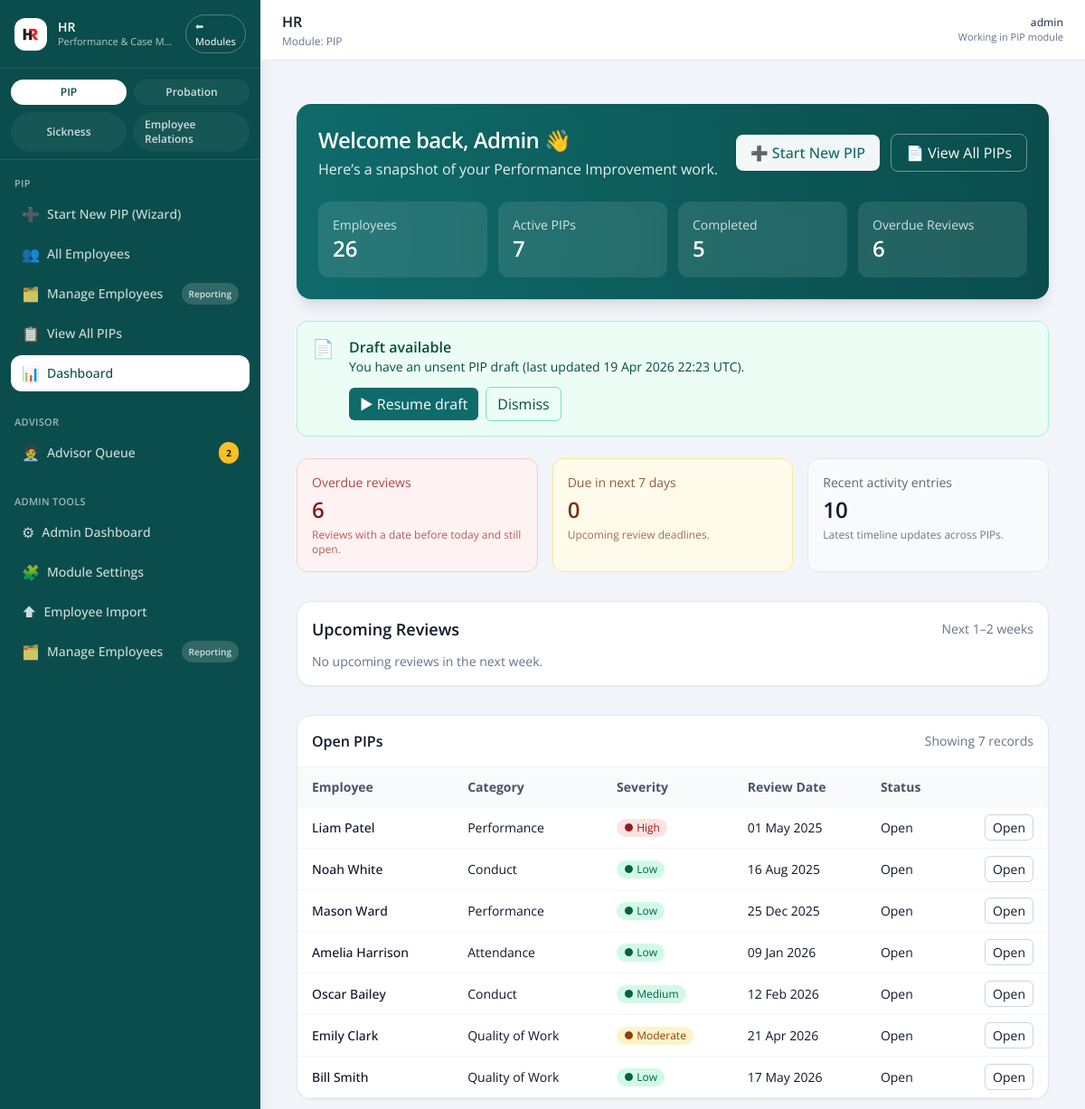
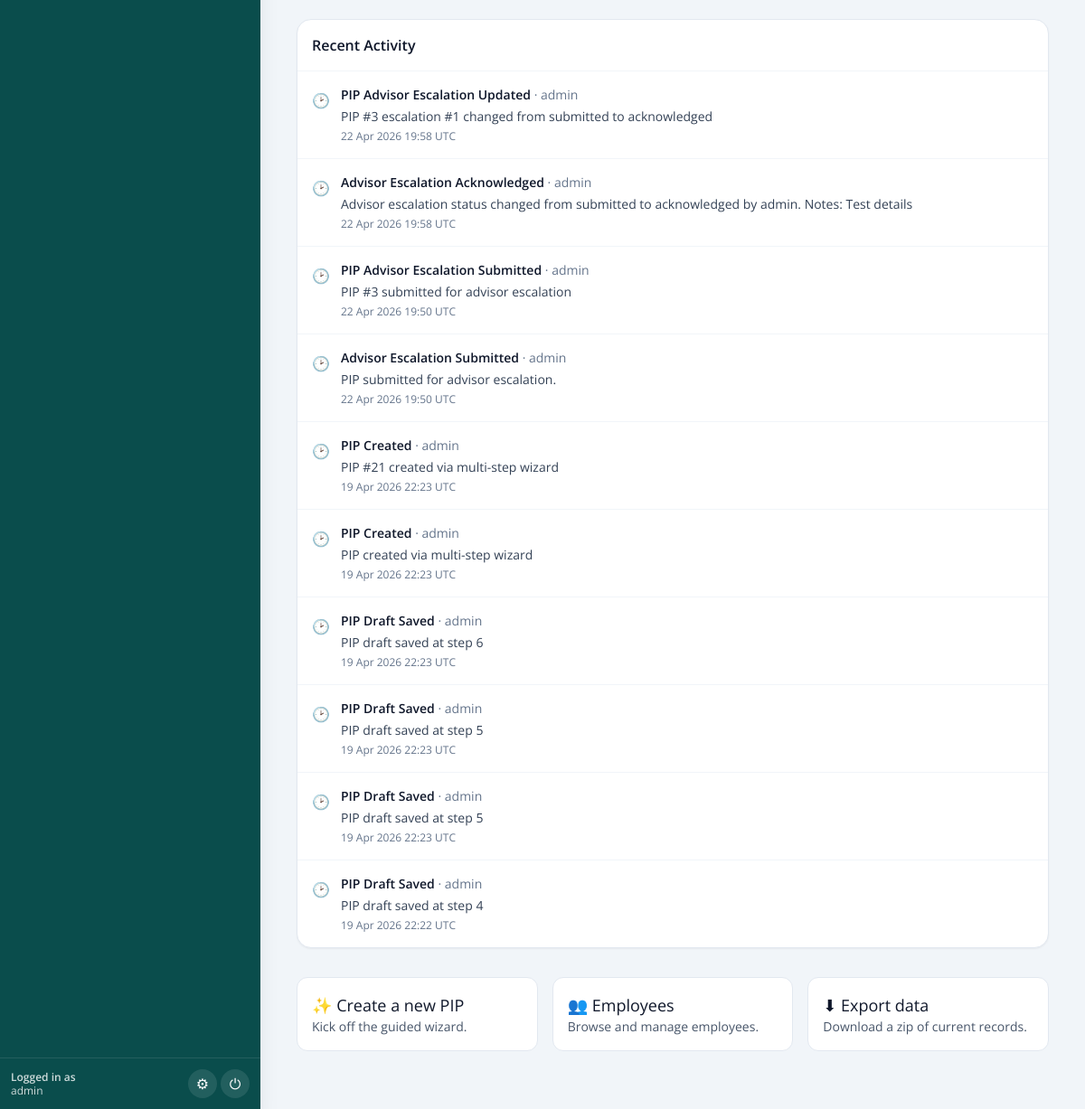
Page /dashboard (signed in) on the earlier database version (2 pictures, top to bottom).
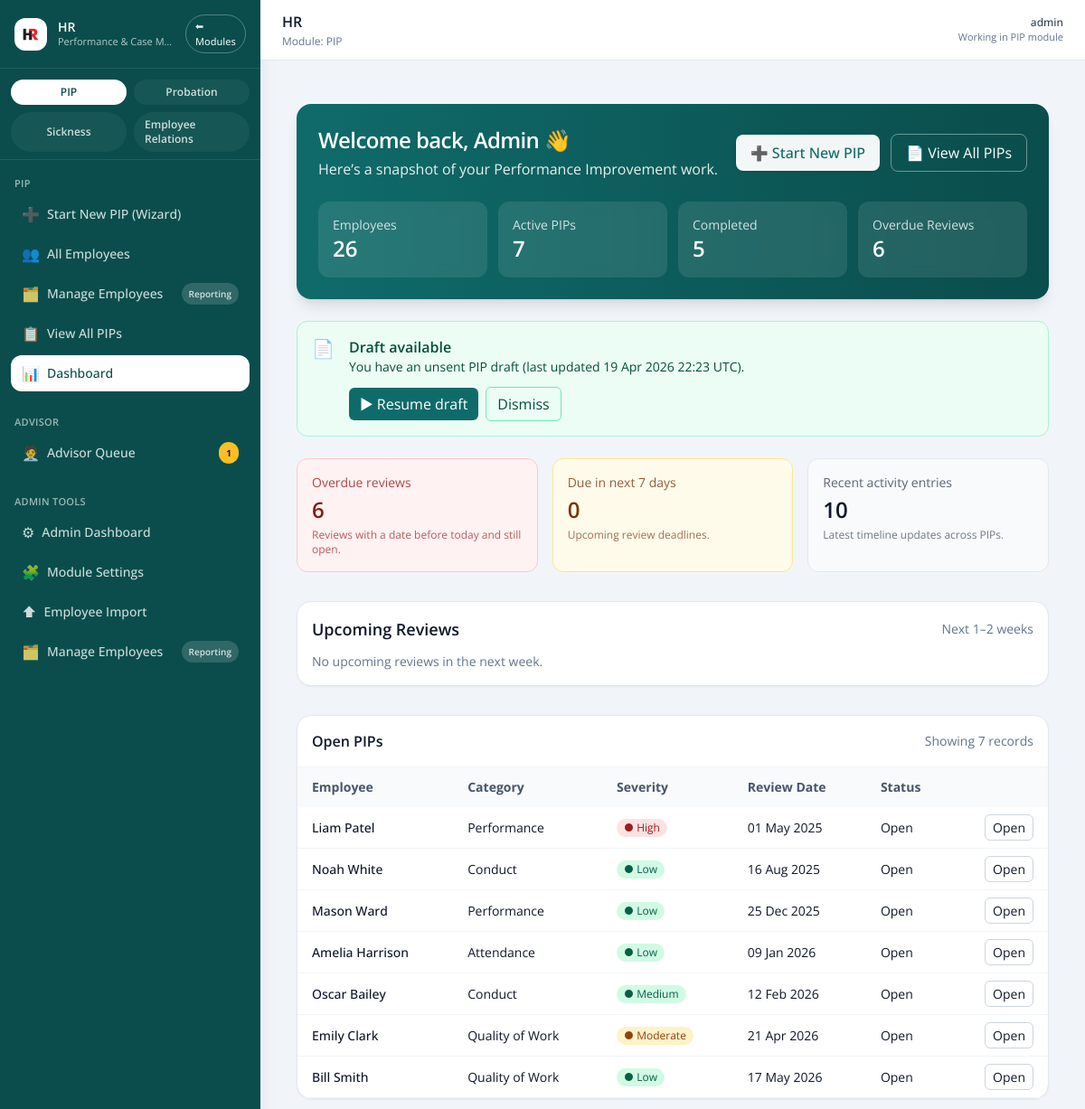
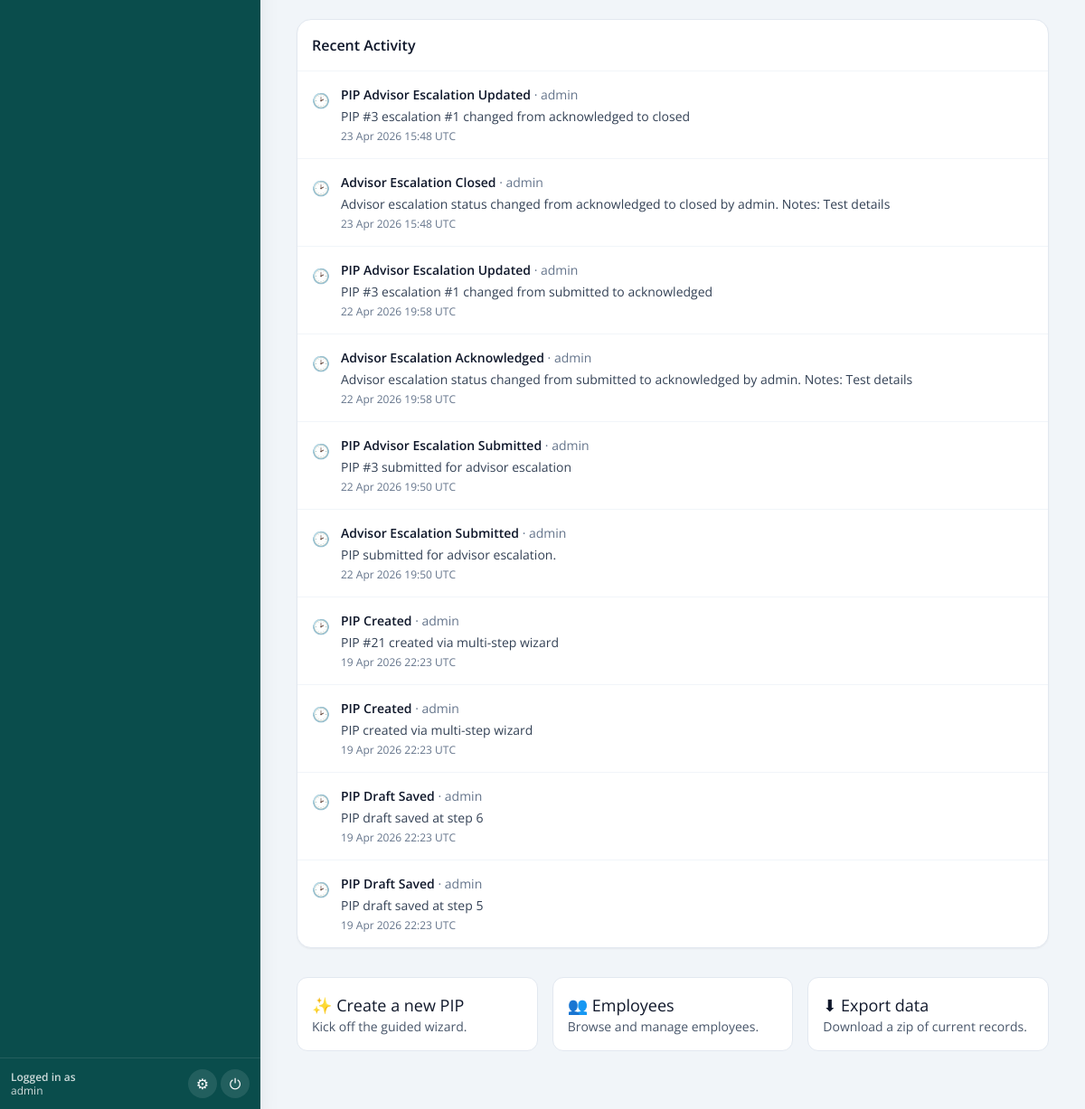
Same page on the later database version (2 pictures, top to bottom).
### pip_app/models.py (models this page shows, shortened)
class PIPRecord(db.Model):
    __tablename__ = "pip_record"
    id = db.Column(db.Integer, primary_key=True)
    employee_id = db.Column(db.Integer, db.ForeignKey("employee.id"), nullable=False)
    assigned_to = db.Column(
        db.Integer, db.ForeignKey("user.id"), nullable=True
    )
    concerns = db.Column(db.Text, nullable=False)
    start_date = db.Column(db.Date, nullable=False)
    review_date = db.Column(db.Date, nullable=False)
    meeting_notes = db.Column(db.Text)
    status = db.Column(db.String(20), default="Open")
    created_by = db.Column(db.String(100))
    created_at = db.Column(db.DateTime, default=datetime.utcnow)
    last_updated = db.Column(
        db.DateTime, default=datetime.utcnow, onupdate=datetime.utcnow
    )
    ai_advice = db.Column(db.Text)
    ai_advice_generated_at = db.Column(db.DateTime)
    capability_meeting_date = db.Column(db.DateTime, nullable=True)
    capability_meeting_time = db.Column(db.String, nullable=True)
    capability_meeting_venue = db.Column(db.String, nullable=True)
    concern_category = db.Column(db.String(100))
    severity = db.Column(db.String(50))
    frequency = db.Column(db.String(50))
    tags = db.Column(db.Text)
    ai_summary = db.Column(db.Text, nullable=True)
    ai_action_suggestions = db.Column(JSON, nullable=True)
    ai_next_up = db.Column(JSON, nullable=True)
    ai_actions_accepted = db.Column(JSON, nullable=True)
    outcome_status = db.Column(db.String(50), nullable=True)
    outcome_notes = db.Column(db.Text, nullable=True)
    employee = db.relationship("Employee", back_populates="pips")
    assignee = db.relationship("User", backref="assigned_pips")
    action_items = db.relationship(
        "PIPActionItem",
        back_populates="pip_record",
        cascade="all, delete-orphan",
        lazy=True,
    )
    timeline_events = db.relationship(
        "TimelineEvent",
        back_populates="pip_record",
        cascade="all, delete-orphan",
        lazy=True,
    )
    advisor_escalations = db.relationship(
        "AdvisorEscalation",
        primaryjoin="and_(foreign(AdvisorEscalation.source_record_id) == PIPRecord.id, "
        "AdvisorEscalation.source_record_type == 'pip')",
        viewonly=True,
        lazy=True,
        order_by="desc(AdvisorEscalation.created_at)",
    )

class Employee(db.Model):
    id = db.Column(db.Integer, primary_key=True)
    organisation_id = db.Column(
        db.Integer,
        db.ForeignKey("organisations.id"),
        nullable=True,
        index=True,
    )
    first_name = db.Column(db.String(100))
    last_name = db.Column(db.String(100))
    job_title = db.Column(db.String(100))
    line_manager = db.Column(db.String(100))
    service = db.Column(db.String(100))
    start_date = db.Column(db.Date)
    team_id = db.Column(db.Integer)
    email = db.Column(db.String(120), nullable=True)
    employment_status = db.Column(db.String(20), nullable=False, default="Active")
    is_leaver = db.Column(db.Boolean, nullable=False, default=False)
    leaving_date = db.Column(db.Date, nullable=True)
    leaving_reason_category = db.Column(db.String(100), nullable=True)
    leaving_reason_detail = db.Column(db.Text, nullable=True)
    leaving_notes = db.Column(db.Text, nullable=True)
    marked_as_leaver_at = db.Column(db.DateTime, nullable=True)
    marked_as_leaver_by = db.Column(db.String(120), nullable=True)
    reactivated_at = db.Column(db.DateTime, nullable=True)
    reactivated_by = db.Column(db.String(120), nullable=True)
    organisation = db.relationship(
        "Organisation",
        backref=db.backref("employees", lazy=True),
    )
    pips = db.relationship("PIPRecord", back_populates="employee", lazy=True)

class TimelineEvent(db.Model):
    __tablename__ = "timeline_event"
    id = db.Column(db.Integer, primary_key=True)
    pip_record_id = db.Column(
        db.Integer, db.ForeignKey("pip_record.id"), nullable=True
    )
    timestamp = db.Column(db.DateTime, default=datetime.utcnow)
    event_type = db.Column(db.String(100))
    notes = db.Column(db.Text)
    updated_by = db.Column(db.String(100))
    created_at = db.Column(db.DateTime, default=datetime.utcnow)
    pip_record = db.relationship("PIPRecord", back_populates="timeline_events")

### app.py (the view)
@app.route('/dashboard')
@login_required
def dashboard():
    total_employees = Employee.query.count()
    active_pips = PIPRecord.query.filter_by(status='Open').count()
    completed_pips = PIPRecord.query.filter_by(status='Completed').count()
    today = today_local()
    upcoming_deadline = today + timedelta(days=7)
    if current_user.admin_level == 0:
        q_base = (
            PIPRecord.query
            .join(Employee)
            .filter(Employee.team_id == current_user.team_id)
            .filter(PIPRecord.assigned_to == current_user.id)
        )
        overdue_reviews = q_base.filter(
            PIPRecord.status == 'Open',
            PIPRecord.review_date < today
        ).count()
        open_pips = q_base.filter(PIPRecord.status == 'Open') \
            .order_by(PIPRecord.review_date.asc().nullslast()) \
            .all()
        q_upcoming = q_base.filter(
            PIPRecord.status == 'Open',
            PIPRecord.review_date >= today,
            PIPRecord.review_date <= upcoming_deadline
        )
        upcoming_pips = q_upcoming.order_by(PIPRecord.review_date.asc()).all()
        due_soon_count = q_upcoming.count()
        recent_activity = (
            TimelineEvent.query
            .join(PIPRecord, TimelineEvent.pip_record_id == PIPRecord.id)
            .filter(PIPRecord.assigned_to == current_user.id)
            .order_by(TimelineEvent.timestamp.desc())
            .limit(10)
            .all()
        )
    else:
        overdue_reviews = PIPRecord.query.filter(
            PIPRecord.status == 'Open',
            PIPRecord.review_date < today
        ).count()
        open_pips = PIPRecord.query.filter(PIPRecord.status == 'Open') \
            .join(Employee) \
            .order_by(PIPRecord.review_date.asc().nullslast()) \
            .all()
        upcoming_pips = PIPRecord.query.filter(
            PIPRecord.status == 'Open',
            PIPRecord.review_date >= today,
            PIPRecord.review_date <= upcoming_deadline
        ).order_by(PIPRecord.review_date.asc()).all()
        due_soon_count = PIPRecord.query.filter(
            PIPRecord.status == 'Open',
            PIPRecord.review_date >= today,
            PIPRecord.review_date <= upcoming_deadline
        ).count()
        recent_activity = TimelineEvent.query.order_by(TimelineEvent.timestamp.desc()).limit(10).all()
    draft = get_active_draft_for_user(current_user.id)
    return render_template(
        'dashboard.html',
        total_employees=total_employees,
        active_pips=active_pips,
        completed_pips=completed_pips,
        overdue_reviews=overdue_reviews,
        recent_activity=recent_activity,
        upcoming_pips=upcoming_pips,
        open_pips=open_pips,
        due_soon_count=due_soon_count,
        draft=draft
    )

### app.py (called while the page is built)
@login_manager.user_loader
def load_user(user_id):
    return db.session.get(User, int(user_id))

@app.context_processor
def inject_module():
    return dict(active_module=session.get('active_module'))

@app.context_processor
def inject_enabled_modules():
    try:
        if getattr(current_user, "is_authenticated", False):
            return dict(enabled_modules=get_enabled_modules(user=current_user))
        return dict(enabled_modules=get_enabled_modules())
    except Exception:
        return dict(enabled_modules={module_key: True for module_key in DEFAULT_MODULE_KEYS})

@app.context_processor
def inject_csrf_token():
    return dict(csrf_token=generate_csrf)

@app.context_processor
def inject_time_helpers():
    return {
        "now_local": now_local,
        "today_local": today_local,
        "now_utc": now_utc,
    }

def compat_url_for(endpoint, **values):
    endpoint = LEGACY_ENDPOINT_ALIASES.get(endpoint, endpoint)
    return flask_url_for(endpoint, **values)

### pip_app/blueprints/pip.py (called while the page is built)
def get_active_draft_for_user(user_id):
    return DraftPIP.query.filter_by(user_id=user_id, is_dismissed=False) \
                         .order_by(DraftPIP.updated_at.desc()).first()

### templates/dashboard.html (shortened to what the changed rows need)
{% extends "base.html" %}
{% block content %}
<div class="max-w-7xl mx-auto px-4 py-8">
  <div class="relative overflow-hidden rounded-2xl bg-gradient-to-r from-[#0f6b6a] to-[#0a4d4c] text-white p-6 shadow-lg">
    <div class="flex flex-col md:flex-row md:items-center md:justify-between gap-4">
      <div>
        <h1 class="text-2xl font-semibold tracking-tight">Welcome back{% if current_user and current_user.username %}, {{ current_user.username|title }}{% endif %} 👋</h1>
      </div>
    </div>
  </div>
  <div class="mt-8 rounded-2xl border border-slate-200 bg-white p-4 shadow-sm">
    <div class="flex items-center justify-between mb-3">
      <h2 class="text-lg font-semibold text-slate-900">Upcoming Reviews</h2>
    </div>
    {% set items = upcoming_pips or [] %}
  </div>
  <div class="mt-8 rounded-2xl border border-slate-200 bg-white shadow-sm">
    {% if open_pips and open_pips|length > 0 %}
    <div class="overflow-x-auto">
      <table class="min-w-full text-sm">
        <thead>
          <tr class="bg-slate-50 text-slate-600">
            <th class="text-left px-4 py-3">Employee</th>
            <th class="text-left px-4 py-3">Category</th>
            <th class="text-left px-4 py-3">Severity</th>
            <th class="text-left px-4 py-3">Review Date</th>
            <th class="text-left px-4 py-3">Status</th>
            <th class="px-4 py-3"></th>
          </tr>
        </thead>
        <tbody>
          {% for p in open_pips %}
          <tr class="border-b border-slate-100 hover:bg-slate-50">
            <td class="px-4 py-3 font-medium text-slate-900">
              {{ p.employee.first_name }} {{ p.employee.last_name }}
            </td>
            <td class="px-4 py-3">{{ p.concern_category or '—' }}</td>
            <td class="px-4 py-3">
              <span class="inline-flex items-center gap-1 rounded-full px-2 py-0.5 text-xs
                {% if p.severity == 'High' %}bg-red-100 text-red-800
                {% elif p.severity == 'Moderate' %}bg-amber-100 text-amber-800
                {% else %}bg-emerald-100 text-emerald-800{% endif %}">
                ● {{ p.severity or 'Unknown' }}
              </span>
            </td>
            <td class="px-4 py-3">{{ p.review_date.strftime('%d %b %Y') if p.review_date else '—' }}</td>
            <td class="px-4 py-3">{{ p.status or 'Open' }}</td>
            <td class="px-4 py-3 text-right">
              <a href="{{ url_for('pip_detail', id=p.id) }}"
                 class="rounded-md border border-slate-300 px-2 py-1 hover:bg-slate-50">Open</a>
            </td>
          </tr>
          {% endfor %}
        </tbody>
      </table>
    </div>
    {% else %}
      <div class="p-6 text-center text-slate-500 text-sm">No open PIPs assigned to you.</div>
    {% endif %}
  </div>
  <div class="mt-8 rounded-2xl border border-slate-200 bg-white shadow-sm">
    <div class="divide-y divide-slate-100">
      {% for ev in (recent_activity or []) %}
      <div class="p-4 flex items-start gap-3">
        <div class="mt-1">🕑</div>
        <div class="flex-1">
          <div class="text-sm text-slate-900">
            <span class="font-semibold">{{ ev.event_type }}</span>
            {% if ev.updated_by %}<span class="text-slate-500"> · {{ ev.updated_by }}</span>{% endif %}
          </div>
          {% if ev.notes %}<div class="text-sm text-slate-700 mt-1">{{ ev.notes }}</div>{% endif %}
          {% if ev.timestamp %}<div class="text-xs text-slate-500 mt-1">{{ ev.timestamp.strftime('%d %b %Y %H:%M') }} UTC</div>{% endif %}
        </div>
      </div>
      {% else %}
      <div class="p-6 text-center text-slate-500 text-sm">No recent activity for your assigned cases.</div>
      {% endfor %}
    </div>
  </div>
</div>
{% endblock %}

### templates/base.html (shortened to what the changed rows need)
<!doctype html>
<html lang="en">
<head>
  <script src="https://cdn.tailwindcss.com"></script>
  <link rel="stylesheet" href="{{ url_for('static', filename='css/tokens.css') }}">
  <link rel="stylesheet" href="{{ url_for('static', filename='css/ui.css') }}">
</head>
<body class="bg-slate-100 text-slate-900">
{% set is_logged_in = current_user.is_authenticated if current_user is defined else False %}
{% set current_endpoint = request.endpoint or '' %}
{% set active_module = (active_module|default(None)) or session.get('active_module') %}
{% set enabled_modules = enabled_modules|default({}) %}
{% set advisor_queue_counts = advisor_queue_counts|default({'open': 0, 'unassigned': 0}) %}
{% set layout = (layout|default('')) %}
{% set hide_sidebar = ((hide_sidebar if hide_sidebar is defined else False) or (not is_logged_in) or (layout == 'fullscreen')) %}
<div class="min-h-screen flex bg-slate-100">
  {% if is_logged_in and not hide_sidebar %}
    <aside class="flex flex-col w-72 bg-[#0a4d4c] text-white shadow-xl">
      <nav class="flex-1 overflow-y-auto px-3 py-4 space-y-6 text-sm">
        {% if current_user.is_admin() %}
          <div>
            <ul class="space-y-1">
              <li>
                <a href="{{ url_for('admin.advisor_escalation_queue') }}"
                   class="flex items-center justify-between gap-2 rounded-xl px-3 py-2
                          {% if current_endpoint == 'admin.advisor_escalation_queue' %}
                            bg-white text-[#0a4d4c]
                          {% else %}
                            text-white/80 hover:bg-white/10
                          {% endif %}">
                  <span class="flex items-center gap-2 min-w-0">
                    <span class="text-base">🧑‍💼</span>
                    <span class="text-sm font-medium">Advisor Queue</span>
                  </span>
                  {% if advisor_queue_counts.open > 0 %}
                    <span class="inline-flex items-center rounded-full bg-amber-400 px-2 py-0.5 text-[10px] font-bold text-slate-900">
                      {{ advisor_queue_counts.open }}
                    </span>
                  {% else %}
                    <span class="inline-flex items-center rounded-full bg-white/15 px-2 py-0.5 text-[10px] font-semibold text-inherit">
                      0
                    </span>
                  {% endif %}
                </a>
              </li>
            </ul>
          </div>
        {% endif %}
      </nav>
    </aside>
  {% endif %}
  <div class="flex-1 flex flex-col min-w-0">
    <header class="w-full border-b border-slate-200 bg-white">
      <div class="px-4 sm:px-6 py-3 flex items-center justify-between gap-3">
        <div class="flex items-center gap-3">
          <div>
            {% block page_title %}
              <h1 class="text-base font-semibold text-slate-900">
                HR
              </h1>
            {% endblock %}
          </div>
        </div>
      </div>
    </header>
    <main class="flex-1 min-w-0 px-4 sm:px-6 pb-8">
      {% block content %}{% endblock %}
    </main>
  </div>
</div>
</body>
</html>

Differences in the rows shown:
no longer on this page (row unchanged): TimelineEvent: event_type "PIP Draft Saved", updated_by "admin", notes "PIP draft saved at step 5", timestamp "19 Apr 2026 22:23"
no longer on this page (row unchanged): TimelineEvent: event_type "PIP Draft Saved", updated_by "admin", notes "PIP draft saved at step 4", timestamp "19 Apr 2026 22:22"
added TimelineEvent: event_type "PIP Advisor Escalation Updated", updated_by "admin", notes "PIP #3 escalation #1 changed from acknowledged to closed", timestamp "23 Apr 2026 15:48"
added TimelineEvent: event_type "Advisor Escalation Closed", updated_by "admin", notes "Advisor escalation status changed from acknowledged to closed by admin. Notes: Test details", timestamp "23 Apr 2026 15:48"
Other differences:
{{ advisor_queue_counts.open }}: "2" → "1"
